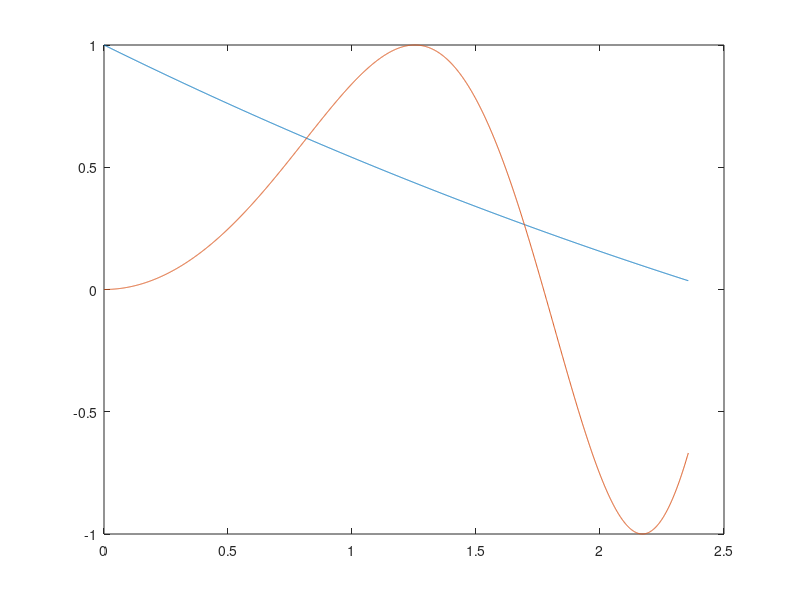

MATLAB code to generate this figure:
rng(14)%
A=(1000+1000).*rand(1000,1000) - 1000;
A1=sum(A);
A2=round(A);
A3=sum(A2);
B=[(15-14)*rand(1)*10, (15-14)*rand(1)*60];
disp(sum(A(1)))
C=A(120:130);
E=det(A);
X=eye(1000);
F=A*X ;
x=0:0.001:3*pi/4 ;
y1=cos(sqrt(x)) ;
plot(y1);
y2=sin(x.*x);
plot(y2)
plot(x,y1,x,y2)